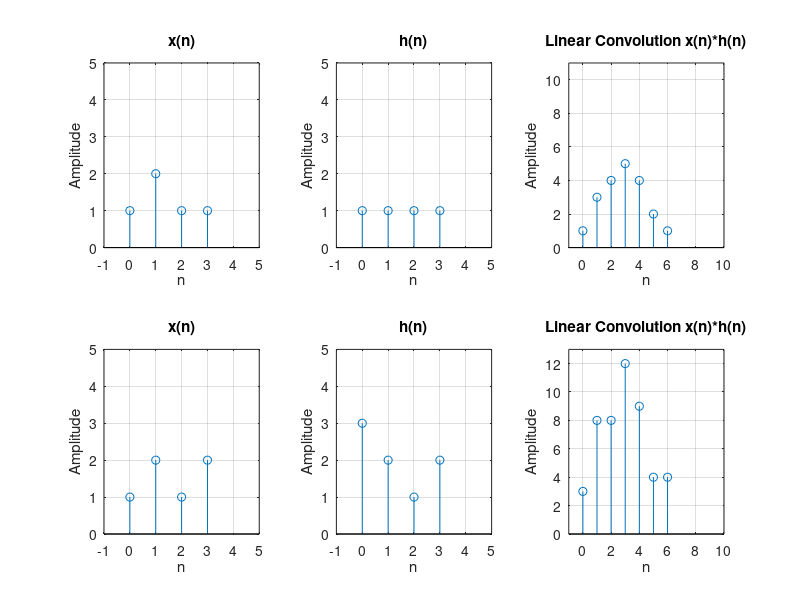

The MATLAB script that drew this image:


clc;
clear;
close;
t = 0:1:6;
t1 = 0:1:3;
t2 = 0:1:3;
xn1 = [1 2 1 1];
hn1 = [1 1 1 1];

yn1 = conv(xn1, hn1);

disp('Linear Convolution of [1 2 1 1] and [1 1 1 1]');
disp(yn1);

subplot(2,3,1);
stem(t1,xn1);
axis([-1 5 0 5]);
xlabel('n');
ylabel('Amplitude');
title('x(n)');
grid on;

subplot(2,3,2);
stem(t2,hn1);
xlabel('n');
ylabel('Amplitude');
grid on;
axis([-1 5 0 5]);
title('h(n)');

subplot(2,3,3);
stem(t,yn1);
xlabel('n');
ylabel('Amplitude');
grid on;
axis([-1 10 0 11]);
title('Linear Convolution x(n)*h(n)');


t = 0:1:6;
t1 = 0:1:3;
t2 = 0:1:3;
xn1 = [1 2 1 2];
hn1 = [3 2 1 2];
yn1 = conv(xn1, hn1);

disp('Linear Convolution of [1 2 1 2] and [3 2 1 2]')
disp(yn1);

subplot(2,3,4);
stem(t1,xn1);
axis([-1 5 0 5]);
xlabel('n');
ylabel('Amplitude');
title('x(n)');
grid on;

subplot(2,3,5);
stem(t2,hn1);
xlabel('n');
ylabel('Amplitude');
grid on;
axis([-1 5 0 5]);
title('h(n)');

subplot(2,3,6);
stem(t,yn1);
xlabel('n');
ylabel('Amplitude');
grid on;
axis([-1 10 0 13]);
title('Linear Convolution x(n)*h(n)');
